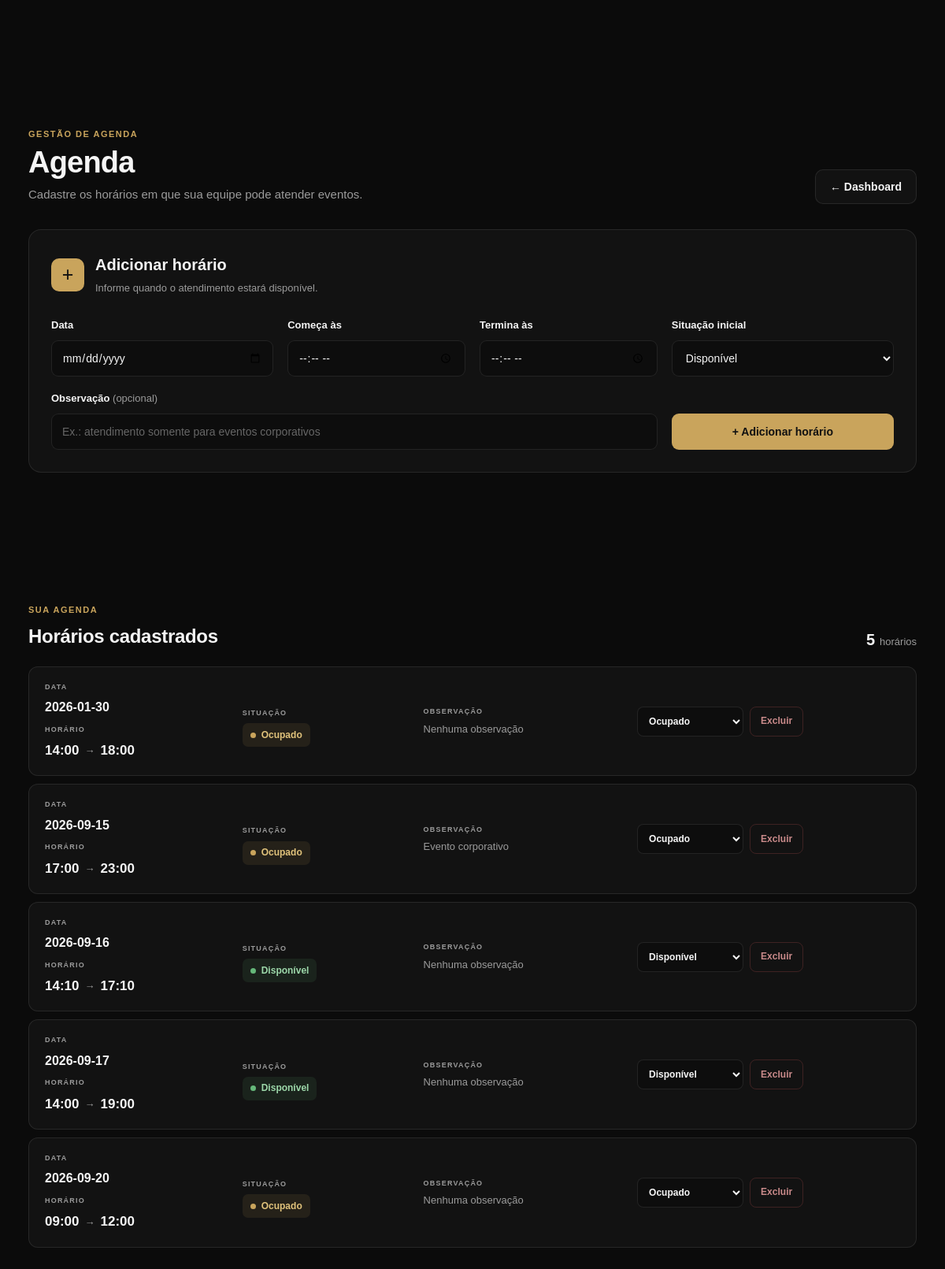
The app's page /admin/agenda/ (signed in), older data.
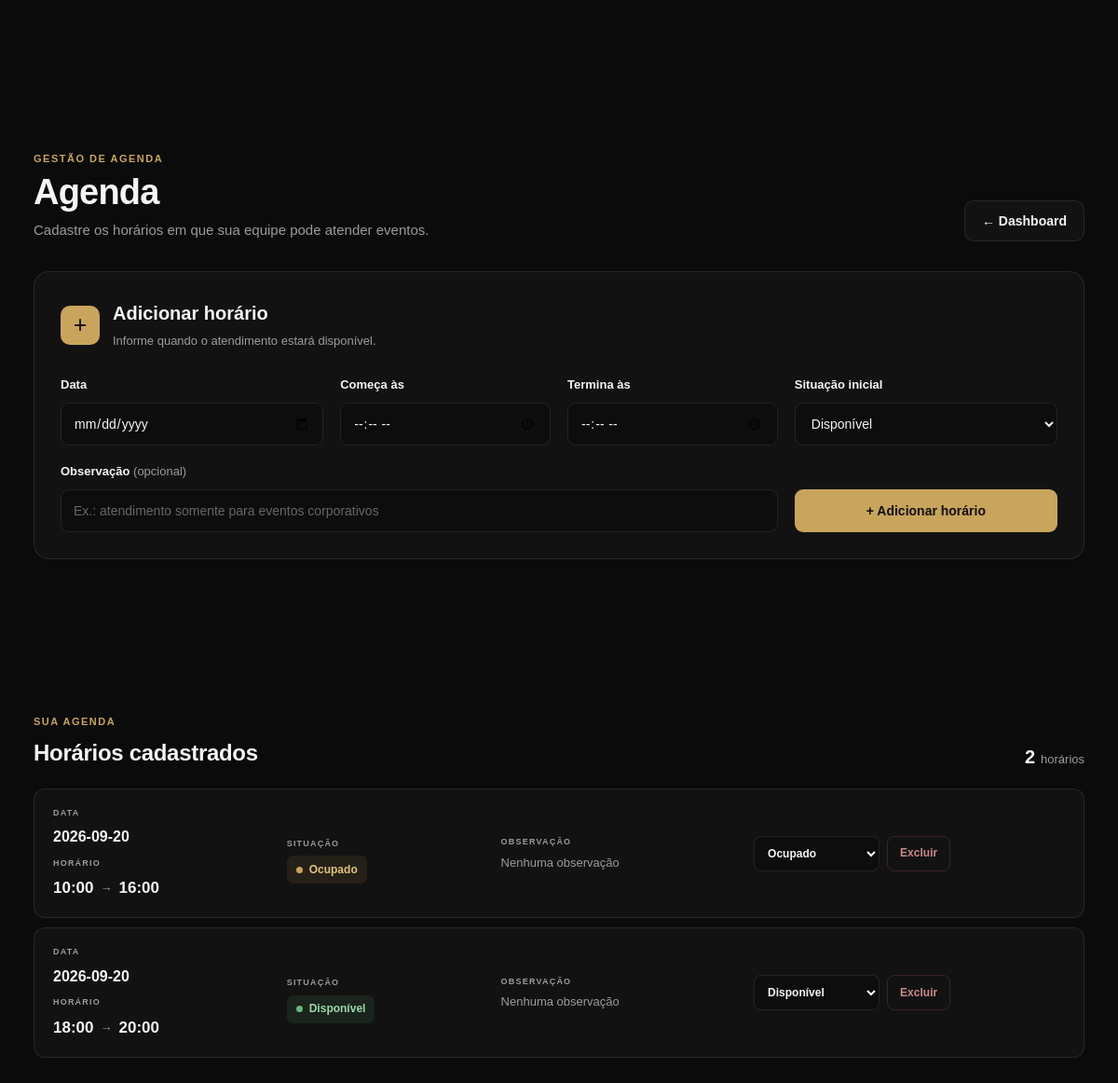
The same page, newer data.
### tables this page shows
CREATE TABLE availability (
            id INTEGER PRIMARY KEY AUTOINCREMENT,
            date TEXT NOT NULL,
            start_time TEXT NOT NULL,
            end_time TEXT NOT NULL,
            status TEXT NOT NULL DEFAULT 'AVAILABLE',
            notes TEXT,
            created_at TIMESTAMP DEFAULT CURRENT_TIMESTAMP,
            updated_at TIMESTAMP DEFAULT CURRENT_TIMESTAMP
        );

### routes/agenda.py (the view)
@agenda_bp.route("/")
@login_required
def agenda():
    connection = get_connection()
    slots = connection.execute("""
        SELECT *
        FROM availability
        WHERE status != 'DELETED'
        ORDER BY date ASC, start_time ASC
    """).fetchall()
    connection.close()
    return render_template(
        "admin/agenda.html",
        slots=slots,
        status_labels=STATUS_LABELS
    )

### auth_utils.py (called while the page is built, shortened)
def login_required(view):
    @wraps(view)
    def wrapped_view(*args, **kwargs):
        return view(*args, **kwargs)
    return wrapped_view

### database/database.py (called while the page is built)
def get_connection():
    connection = sqlite3.connect(DATABASE)
    connection.row_factory = sqlite3.Row
    return connection

### templates/admin/agenda.html (shortened to what this page needs)
{% extends "base.html" %}
{% block extra_css %}
<link rel="stylesheet" href="{{ url_for('static', filename='css/admin.css') }}">
{% endblock %}
{% block content %}
<section class="agenda-page">
    <div class="admin-container">
        <header class="agenda-header-simple">
            <div>
                <span class="agenda-eyebrow">
                    GESTÃO DE AGENDA
                </span>
                <h1>
                    Agenda
                </h1>
                <p>
                    Cadastre os horários em que sua equipe pode atender eventos.
                </p>
            </div>
            <a
                href="{{ url_for('admin.dashboard') }}"
                class="agenda-back-button"
            >
                ← Dashboard
            </a>
        </header>
        <section class="agenda-add-card">
            <div class="agenda-section-title">
                <div class="agenda-section-icon">
                    +
                </div>
                <div>
                    <h2>
                        Adicionar horário
                    </h2>
                    <p>
                        Informe quando o atendimento estará disponível.
                    </p>
                </div>
            </div>
            <form
                action="{{ url_for('agenda.add_slot') }}"
                method="POST"
                class="agenda-add-form"
            >
                <div class="agenda-field">
                    <label for="date">
                        Data
                    </label>
                    <input
                        type="date"
                        id="date"
                        name="date"
                        required
                    >
                </div>
                <div class="agenda-field">
                    <label for="start_time">
                        Começa às
                    </label>
                    <input
                        type="time"
                        id="start_time"
                        name="start_time"
                        required
                    >
                </div>
                <div class="agenda-field">
                    <label for="end_time">
                        Termina às
                    </label>
                    <input
                        type="time"
                        id="end_time"
                        name="end_time"
                        required
                    >
                </div>
                <div class="agenda-field">
                    <label for="status">
                        Situação inicial
                    </label>
                    <select
                        id="status"
                        name="status"
                    >
                        <option value="AVAILABLE">
                            Disponível
                        </option>
                    </select>
                </div>
                <div class="agenda-field agenda-field-note">
                    <label for="notes">
                        Observação
                        <span>(opcional)</span>
                    </label>
                    <input
                        type="text"
                        id="notes"
                        name="notes"
                        placeholder="Ex.: atendimento somente para eventos corporativos"
                    >
                </div>
                <button
                    type="submit"
                    class="agenda-add-button"
                >
                    + Adicionar horário
                </button>
            </form>
        </section>
        <section class="agenda-list-section">
            <div class="agenda-list-heading">
                <div>
                    <span class="agenda-eyebrow">
                        SUA AGENDA
                    </span>
                    <h2>
                        Horários cadastrados
                    </h2>
                </div>
                <div class="agenda-total">
                    <strong>
                        {{ slots|length }}
                    </strong>
                    <span>
                        {% if slots|length == 1 %}
                            horário
                        {% else %}
                            horários
                        {% endif %}
                    </span>
                </div>
            </div>
            {% if slots %}
            <div class="agenda-slots">
                {% for slot in slots %}
                <article
                    class="agenda-slot-card"
                    data-slot-id="{{ slot['id'] }}"
                >
                    <div class="agenda-slot-main">
                        <div class="agenda-slot-date">
                            <span class="agenda-slot-label">
                                DATA
                            </span>
                            <strong>
                                {{ slot["date"] }}
                            </strong>
                        </div>
                        <div class="agenda-slot-time">
                            <span class="agenda-slot-label">
                                HORÁRIO
                            </span>
                            <strong>
                                {{ slot["start_time"] }}
                                <span>→</span>
                                {{ slot["end_time"] }}
                            </strong>
                        </div>
                    </div>
                    <div class="agenda-slot-status">
                        <span class="agenda-slot-label">
                            SITUAÇÃO
                        </span>
                        {% if slot["status"] == "AVAILABLE" %}
                        <span class="agenda-status-badge available">
                            <span class="agenda-status-dot"></span>
                            Disponível
                        </span>
                        {% elif slot["status"] == "BOOKED" %}
                        <span class="agenda-status-badge booked">
                            <span class="agenda-status-dot"></span>
                            Ocupado
                        </span>
                        {% elif slot["status"] == "BLOCKED" %}
                        <span class="agenda-status-badge blocked">
                            <span class="agenda-status-dot"></span>
                            Bloqueado
                        </span>
                        {% elif slot["status"] == "DELETED" %}
                        <span class="agenda-status-badge deleted">
                            <span class="agenda-status-dot"></span>
                            Excluído
                        </span>
                        {% endif %}
                    </div>
                    <div class="agenda-slot-note">
                        <span class="agenda-slot-label">
                            OBSERVAÇÃO
                        </span>
                        <p>
                            {% if slot["notes"] %}
                                {{ slot["notes"] }}
                            {% else %}
                                Nenhuma observação
                            {% endif %}
                        </p>
                    </div>
                    <div class="agenda-slot-actions">
                        <form
                            method="POST"
                            action="{{ url_for(
                                'agenda.update_status',
                                slot_id=slot['id']
                            ) }}"
                            class="agenda-status-form"
                            data-slot-id="{{ slot['id'] }}"
                            data-current-status="{{ slot['status'] }}"
                        >
                            <select
                                id="status-{{ slot['id'] }}"
                                name="status"
                                class="agenda-status-select"
                            >
                                <option
                                    value="AVAILABLE"
                                    {% if slot["status"] == "AVAILABLE" %}
                                        selected
                                    {% endif %}
                                >
                                    Disponível
                                </option>
                                <option
                                    value="BOOKED"
                                    {% if slot["status"] == "BOOKED" %}
                                        selected
                                    {% endif %}
                                >
                                    Ocupado
                                </option>
                            </select>
                        </form>
                        <form
                            method="POST"
                            action="{{ url_for(
                                'agenda.delete_slot',
                                slot_id=slot['id']
                            ) }}"
                            class="agenda-delete-form"
                            data-slot-id="{{ slot['id'] }}"
                        >
                            <button
                                type="submit"
                                class="agenda-delete-button"
                            >
                                Excluir
                            </button>
                        </form>
                    </div>
                </article>
                {% endfor %}
            </div>
            {% endif %}
        </section>
    </div>
</section>
{% endblock %}

### templates/base.html (shortened to what this page needs)
<!DOCTYPE html>
<html lang="pt-BR">
<head>
    <link
        rel="stylesheet"
        href="{{ url_for('static', filename='css/style.css') }}"
    >
 <link
        rel="stylesheet"
        href="{{ url_for('static', filename='css/admin.css') }}"
    >
    {% block extra_css %}{% endblock %}
</head>
<body>
    {% block content %}{% endblock %}
</body>
</html>

### static/css/style.css (style rules this page uses)
:root { --black: #050505; --black-soft: #0a0a0a; --black-card: #11100e; --gold: #c99645; --gold-light: #e8bd72; --gold-bright: #f2cb83; --white: #f5f3ef; --text: #d5d2cc; --text-muted: #96928b; --border: rgba(201, 150, 69, 0.28); --max-width: 1200px; }
* { margin: 0; padding: 0; box-sizing: border-box; }
html { scroll-behavior: smooth; }
body { font-family: "DM Sans", sans-serif; background: var(--black); color: var(--white); line-height: 1.6; overflow-x: hidden; }
a { color: inherit; text-decoration: none; }
button { font-family: inherit; }
section { position: relative; padding: 120px 0; }
.admin-container { width: min(92%, 1200px); margin: 0 auto; }

Row changes from the older to the newer data that the page shows:
removed availability: date "2026-01-30", start_time "14:00", end_time "18:00", shows "Ocupado", notes "Nenhuma observação", status "Ocupado"
removed availability: date "2026-09-15", start_time "17:00", end_time "23:00", shows "Ocupado", notes "Evento corporativo", status "Ocupado"
removed availability: date "2026-09-16", start_time "14:10", end_time "17:10", shows "Disponível", notes "Nenhuma observação", status "Disponível"
removed availability: date "2026-09-17", start_time "14:00", end_time "19:00", shows "Disponível", notes "Nenhuma observação", status "Disponível"
removed availability: date "2026-09-20", start_time "09:00", end_time "12:00", shows "Ocupado", notes "Nenhuma observação", status "Ocupado"
added availability: date "2026-09-20", start_time "10:00", end_time "16:00", shows "Ocupado", notes "Nenhuma observação", status "Ocupado"
added availability: date "2026-09-20", start_time "18:00", end_time "20:00", shows "Disponível", notes "Nenhuma observação", status "Disponível"
Text that changed along with them:
{{ slots|length }}: "5" → "2"
